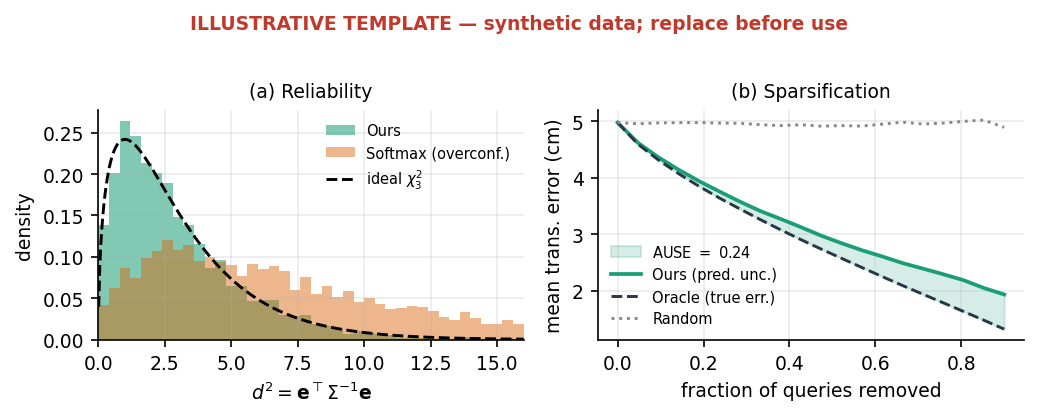

This figure's Python source:
#!/usr/bin/env python3
# =============================================================================
# Fig. (calibration) TEMPLATE for the USGLoc RAL paper.
#
#   Panel (a): reliability via the normalized-squared-error histogram vs. the
#              ideal chi-square curve (cf. KSE-Net Fig. 3). If the covariance is
#              calibrated, the histogram of d^2 = e^T Sigma^{-1} e matches chi^2.
#   Panel (b): sparsification curve for AUSE. Rank queries by *predicted*
#              uncertainty and remove the worst first; a calibrated predictor
#              tracks the oracle (rank by *true* error). AUSE = area between.
#
#   THE DATA BELOW IS SYNTHETIC. Replace the marked block with your measured
#   arrays and re-run:  python3 fig3_calibration_template.py
# =============================================================================
import numpy as np
import matplotlib
matplotlib.use("Agg")
import matplotlib.pyplot as plt
from math import gamma

plt.rcParams.update({
    "font.size": 9, "axes.grid": True, "grid.alpha": 0.25,
    "axes.spines.top": False, "axes.spines.right": False,
})

def chi2_pdf(x, k):
    return x**(k/2 - 1) * np.exp(-x/2) / (2**(k/2) * gamma(k/2))

rng = np.random.default_rng(0)
N, K = 4000, 3   # K = dof (e.g., 3 for translation in R^3; set per your error)

# ============ REPLACE THIS BLOCK WITH YOUR MEASURED RESULTS ==================
# d2_*: per-query normalized squared error  e^T Sigma^{-1} e  (one scalar each)
z = rng.standard_normal((N, K))
d2_ours = np.sum(z**2, axis=1)                 # calibrated  -> ~ chi^2_K
d2_base = np.sum((1.7*z)**2, axis=1) * 0.9     # overconfident softmax -> heavy tail
# per-query error (e.g., translation in cm) and the predictor's reported uncertainty
err      = np.abs(rng.standard_normal(N)) * 5 + 1.0
unc_ours = err + rng.standard_normal(N) * 1.5  # well-correlated with error (good)
unc_rand = rng.standard_normal(N)              # uninformative ranking
# ============================================================================

def sparsification(error, ranking, n_steps=20, max_frac=0.9):
    """Mean remaining error after removing the highest-`ranking` queries first."""
    order = np.argsort(ranking)                 # ascending; keep smallest, drop largest
    fr = np.linspace(0.0, max_frac, n_steps)
    n = len(error)
    means = [error[order[:max(1, int(n*(1-f)))]].mean() for f in fr]
    return fr, np.asarray(means)

fr, m_oracle = sparsification(err, err)         # rank by TRUE error  (oracle / lower bound)
_,  m_ours   = sparsification(err, unc_ours)    # rank by predicted uncertainty (Ours)
_,  m_rand   = sparsification(err, unc_rand)    # random ranking

_d = m_ours - m_oracle
ause = float(np.sum((_d[:-1] + _d[1:]) * np.diff(fr) / 2.0))  # AUSE

# --------------------------------- plot -------------------------------------
fig, (ax1, ax2) = plt.subplots(1, 2, figsize=(7.0, 2.7))

# (a) reliability histogram
bins = np.linspace(0, 16, 41)
ax1.hist(d2_ours, bins=bins, density=True, alpha=0.55,
         color="#1B9E77", label="Ours")
ax1.hist(d2_base, bins=bins, density=True, alpha=0.45,
         color="#D95F02", label="Softmax (overconf.)")
xs = np.linspace(0.01, 16, 400)
ax1.plot(xs, chi2_pdf(xs, K), "k--", lw=1.4, label=fr"ideal $\chi^2_{{{K}}}$")
ax1.set_xlabel(r"$d^2 = \mathbf{e}^\top \Sigma^{-1}\mathbf{e}$")
ax1.set_ylabel("density")
ax1.set_xlim(0, 16)
ax1.set_title("(a) Reliability", fontsize=9)
ax1.legend(fontsize=7, frameon=False)

# (b) sparsification / AUSE
ax2.fill_between(fr, m_oracle, m_ours, color="#1B9E77", alpha=0.18,
                 label=fr"AUSE $=$ {ause:.2f}")
ax2.plot(fr, m_ours,   color="#1B9E77", lw=1.8, label="Ours (pred. unc.)")
ax2.plot(fr, m_oracle, color="#273746", lw=1.4, ls="--", label="Oracle (true err.)")
ax2.plot(fr, m_rand,   color="#888888", lw=1.4, ls=":",  label="Random")
ax2.set_xlabel("fraction of queries removed")
ax2.set_ylabel("mean trans. error (cm)")
ax2.set_title("(b) Sparsification", fontsize=9)
ax2.legend(fontsize=7, frameon=False)

# Unmistakable "this is synthetic" banner -- DELETE once real data is in.
fig.suptitle("ILLUSTRATIVE TEMPLATE — synthetic data; replace before use",
             color="#C0392B", fontsize=9, fontweight="bold", y=1.02)

fig.tight_layout()
fig.savefig("fig3_calibration_template.pdf", bbox_inches="tight")
fig.savefig("fig3_calibration_template.png", dpi=150, bbox_inches="tight")
print("wrote fig3_calibration_template.{pdf,png};  AUSE(synthetic) =", round(ause, 3))
